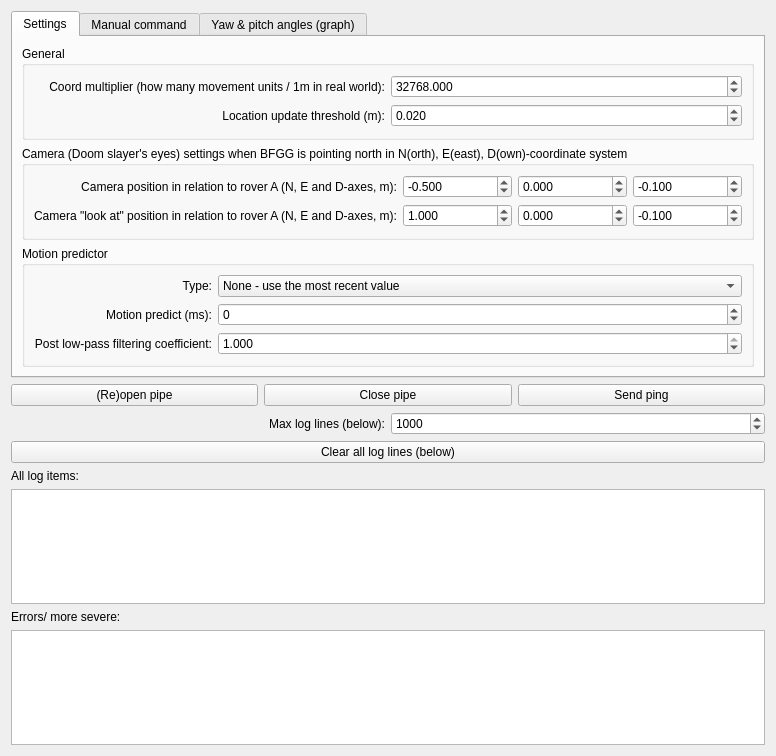
<?xml version="1.0" encoding="UTF-8"?>
<ui version="4.0">
 <class>DoomRunsYouForm</class>
 <widget class="QWidget" name="DoomRunsYouForm">
  <property name="geometry">
   <rect>
    <x>0</x>
    <y>0</y>
    <width>716</width>
    <height>756</height>
   </rect>
  </property>
  <property name="windowTitle">
   <string>Doom runs YOU! (Or &quot;YOU run doom&quot;, whatever...)</string>
  </property>
  <layout class="QVBoxLayout" name="verticalLayout_6">
   <item>
    <widget class="QTabWidget" name="tabWidget_Main">
     <property name="currentIndex">
      <number>0</number>
     </property>
     <widget class="QWidget" name="tab_Settings">
      <attribute name="title">
       <string>Settings</string>
      </attribute>
      <layout class="QVBoxLayout" name="verticalLayout_4">
       <item>
        <widget class="QGroupBox" name="groupBox_Settings_General">
         <property name="title">
          <string>General</string>
         </property>
         <layout class="QVBoxLayout" name="verticalLayout_3">
          <item>
           <layout class="QGridLayout" name="gridLayout_3">
            <item row="0" column="0">
             <widget class="QLabel" name="label_Stylus_Movie_LookAtPosition_2">
              <property name="text">
               <string>Coord multiplier (how many movement units / 1m in real world):</string>
              </property>
              <property name="alignment">
               <set>Qt::AlignRight|Qt::AlignTrailing|Qt::AlignVCenter</set>
              </property>
             </widget>
            </item>
            <item row="0" column="1">
             <widget class="QDoubleSpinBox" name="doubleSpinBox_CoordMultiplier">
              <property name="decimals">
               <number>3</number>
              </property>
              <property name="minimum">
               <double>0.001000000000000</double>
              </property>
              <property name="maximum">
               <double>1000000.000000000000000</double>
              </property>
              <property name="singleStep">
               <double>1.000000000000000</double>
              </property>
              <property name="value">
               <double>32768.000000000000000</double>
              </property>
             </widget>
            </item>
            <item row="1" column="0">
             <widget class="QLabel" name="label_LocationUpdateThreshold">
              <property name="text">
               <string>Location update threshold (m):</string>
              </property>
              <property name="alignment">
               <set>Qt::AlignRight|Qt::AlignTrailing|Qt::AlignVCenter</set>
              </property>
             </widget>
            </item>
            <item row="1" column="1">
             <widget class="QDoubleSpinBox" name="doubleSpinBox_LocationUpdateThreshold">
              <property name="decimals">
               <number>3</number>
              </property>
              <property name="minimum">
               <double>0.000000000000000</double>
              </property>
              <property name="maximum">
               <double>10.000000000000000</double>
              </property>
              <property name="singleStep">
               <double>0.010000000000000</double>
              </property>
              <property name="value">
               <double>0.020000000000000</double>
              </property>
             </widget>
            </item>
           </layout>
          </item>
         </layout>
        </widget>
       </item>
       <item>
        <widget class="QGroupBox" name="groupBox_Settings_Camera">
         <property name="title">
          <string>Camera (Doom slayer's eyes) settings when BFGG is pointing north in N(orth), E(east), D(own)-coordinate system</string>
         </property>
         <layout class="QVBoxLayout" name="verticalLayout">
          <item>
           <layout class="QGridLayout" name="gridLayout">
            <item row="0" column="0">
             <widget class="QLabel" name="label_Stylus_Movie_CameraPosition">
              <property name="text">
               <string>Camera position in relation to rover A (N, E and D-axes, m):</string>
              </property>
              <property name="alignment">
               <set>Qt::AlignRight|Qt::AlignTrailing|Qt::AlignVCenter</set>
              </property>
             </widget>
            </item>
            <item row="0" column="1">
             <widget class="QDoubleSpinBox" name="doubleSpinBox_BFGG_Camera_N">
              <property name="decimals">
               <number>3</number>
              </property>
              <property name="minimum">
               <double>-10000.000000000000000</double>
              </property>
              <property name="maximum">
               <double>10000.000000000000000</double>
              </property>
              <property name="singleStep">
               <double>0.010000000000000</double>
              </property>
              <property name="value">
               <double>-0.500000000000000</double>
              </property>
             </widget>
            </item>
            <item row="0" column="2">
             <widget class="QDoubleSpinBox" name="doubleSpinBox_BFGG_Camera_E">
              <property name="decimals">
               <number>3</number>
              </property>
              <property name="minimum">
               <double>-10000.000000000000000</double>
              </property>
              <property name="maximum">
               <double>10000.000000000000000</double>
              </property>
              <property name="singleStep">
               <double>0.010000000000000</double>
              </property>
              <property name="value">
               <double>0.000000000000000</double>
              </property>
             </widget>
            </item>
            <item row="0" column="3">
             <widget class="QDoubleSpinBox" name="doubleSpinBox_BFGG_Camera_D">
              <property name="decimals">
               <number>3</number>
              </property>
              <property name="minimum">
               <double>-10000.000000000000000</double>
              </property>
              <property name="maximum">
               <double>10000.000000000000000</double>
              </property>
              <property name="singleStep">
               <double>0.010000000000000</double>
              </property>
              <property name="value">
               <double>-0.100000000000000</double>
              </property>
             </widget>
            </item>
            <item row="1" column="0">
             <widget class="QLabel" name="label_Stylus_Movie_LookAtPosition">
              <property name="text">
               <string>Camera &quot;look at&quot; position in relation to rover A (N, E and D-axes, m):</string>
              </property>
              <property name="alignment">
               <set>Qt::AlignRight|Qt::AlignTrailing|Qt::AlignVCenter</set>
              </property>
             </widget>
            </item>
            <item row="1" column="1">
             <widget class="QDoubleSpinBox" name="doubleSpinBox_BFGG_LookAt_N">
              <property name="decimals">
               <number>3</number>
              </property>
              <property name="minimum">
               <double>-10000.000000000000000</double>
              </property>
              <property name="maximum">
               <double>10000.000000000000000</double>
              </property>
              <property name="singleStep">
               <double>0.010000000000000</double>
              </property>
              <property name="value">
               <double>1.000000000000000</double>
              </property>
             </widget>
            </item>
            <item row="1" column="2">
             <widget class="QDoubleSpinBox" name="doubleSpinBox_BFGG_LookAt_E">
              <property name="decimals">
               <number>3</number>
              </property>
              <property name="minimum">
               <double>-10000.000000000000000</double>
              </property>
              <property name="maximum">
               <double>10000.000000000000000</double>
              </property>
              <property name="singleStep">
               <double>0.010000000000000</double>
              </property>
              <property name="value">
               <double>0.000000000000000</double>
              </property>
             </widget>
            </item>
            <item row="1" column="3">
             <widget class="QDoubleSpinBox" name="doubleSpinBox_BFGG_LookAt_D">
              <property name="decimals">
               <number>3</number>
              </property>
              <property name="minimum">
               <double>-10000.000000000000000</double>
              </property>
              <property name="maximum">
               <double>10000.000000000000000</double>
              </property>
              <property name="singleStep">
               <double>0.010000000000000</double>
              </property>
              <property name="value">
               <double>-0.100000000000000</double>
              </property>
             </widget>
            </item>
           </layout>
          </item>
         </layout>
        </widget>
       </item>
       <item>
        <widget class="QGroupBox" name="groupBox_Settings_MotionPredictor">
         <property name="title">
          <string>Motion predictor</string>
         </property>
         <layout class="QVBoxLayout" name="verticalLayout_2">
          <item>
           <layout class="QGridLayout" name="gridLayout_2">
            <item row="0" column="0">
             <widget class="QLabel" name="label_Settings_MotionPredictor_Type">
              <property name="text">
               <string>Type:</string>
              </property>
              <property name="textFormat">
               <enum>Qt::PlainText</enum>
              </property>
              <property name="alignment">
               <set>Qt::AlignRight|Qt::AlignTrailing|Qt::AlignVCenter</set>
              </property>
             </widget>
            </item>
            <item row="0" column="1">
             <widget class="QComboBox" name="comboBox_MotionPredictorType">
              <property name="currentIndex">
               <number>0</number>
              </property>
              <item>
               <property name="text">
                <string>None - use the most recent value</string>
               </property>
              </item>
              <item>
               <property name="text">
                <string>None - use the most recent or linearly interpolated value (when using negative time values)</string>
               </property>
              </item>
              <item>
               <property name="text">
                <string>Linear extrapolation (constant changing speed estimated using the last two measurements)</string>
               </property>
              </item>
              <item>
               <property name="text">
                <string>Constant acceleration estimated using the last three measurements</string>
               </property>
              </item>
             </widget>
            </item>
            <item row="1" column="0">
             <widget class="QLabel" name="label_MaxLines_2">
              <property name="text">
               <string>Motion predict (ms):</string>
              </property>
              <property name="alignment">
               <set>Qt::AlignRight|Qt::AlignTrailing|Qt::AlignVCenter</set>
              </property>
             </widget>
            </item>
            <item row="1" column="1">
             <widget class="QSpinBox" name="spinBox_MotionPredictTime">
              <property name="minimum">
               <number>-1000</number>
              </property>
              <property name="maximum">
               <number>1000</number>
              </property>
              <property name="singleStep">
               <number>10</number>
              </property>
              <property name="value">
               <number>0</number>
              </property>
             </widget>
            </item>
            <item row="2" column="0">
             <widget class="QLabel" name="label_PostLPFilteringCoefficient">
              <property name="text">
               <string>Post low-pass filtering coefficient:</string>
              </property>
              <property name="alignment">
               <set>Qt::AlignRight|Qt::AlignTrailing|Qt::AlignVCenter</set>
              </property>
             </widget>
            </item>
            <item row="2" column="1">
             <widget class="QDoubleSpinBox" name="doubleSpinBox_PostLPFilteringCoefficient">
              <property name="decimals">
               <number>3</number>
              </property>
              <property name="minimum">
               <double>0.001000000000000</double>
              </property>
              <property name="maximum">
               <double>1.000000000000000</double>
              </property>
              <property name="singleStep">
               <double>1.000000000000000</double>
              </property>
              <property name="value">
               <double>1.000000000000000</double>
              </property>
             </widget>
            </item>
           </layout>
          </item>
         </layout>
        </widget>
       </item>
      </layout>
     </widget>
     <widget class="QWidget" name="tab__ManualCommand">
      <attribute name="title">
       <string>Manual command</string>
      </attribute>
      <widget class="QWidget" name="layoutWidget">
       <property name="geometry">
        <rect>
         <x>10</x>
         <y>10</y>
         <width>171</width>
         <height>100</height>
        </rect>
       </property>
       <layout class="QGridLayout" name="gridLayout_ManualCommandValues" columnstretch="0,1">
        <item row="0" column="0">
         <widget class="QLabel" name="label">
          <property name="text">
           <string>Forward:</string>
          </property>
          <property name="alignment">
           <set>Qt::AlignRight|Qt::AlignTrailing|Qt::AlignVCenter</set>
          </property>
         </widget>
        </item>
        <item row="0" column="1">
         <widget class="QSpinBox" name="spinBox_Forward">
          <property name="minimum">
           <number>-999999999</number>
          </property>
          <property name="maximum">
           <number>999999999</number>
          </property>
         </widget>
        </item>
        <item row="1" column="0">
         <widget class="QLabel" name="label_2">
          <property name="text">
           <string>Side:</string>
          </property>
          <property name="alignment">
           <set>Qt::AlignRight|Qt::AlignTrailing|Qt::AlignVCenter</set>
          </property>
         </widget>
        </item>
        <item row="1" column="1">
         <widget class="QSpinBox" name="spinBox_Side">
          <property name="minimum">
           <number>-999999999</number>
          </property>
          <property name="maximum">
           <number>999999999</number>
          </property>
         </widget>
        </item>
        <item row="2" column="0">
         <widget class="QLabel" name="label_3">
          <property name="text">
           <string>Pitch:</string>
          </property>
          <property name="alignment">
           <set>Qt::AlignRight|Qt::AlignTrailing|Qt::AlignVCenter</set>
          </property>
         </widget>
        </item>
        <item row="2" column="1">
         <widget class="QSpinBox" name="spinBox_Pitch">
          <property name="minimum">
           <number>-999999999</number>
          </property>
          <property name="maximum">
           <number>999999999</number>
          </property>
         </widget>
        </item>
        <item row="3" column="0">
         <widget class="QLabel" name="label_4">
          <property name="text">
           <string>Yaw:</string>
          </property>
          <property name="alignment">
           <set>Qt::AlignRight|Qt::AlignTrailing|Qt::AlignVCenter</set>
          </property>
         </widget>
        </item>
        <item row="3" column="1">
         <widget class="QSpinBox" name="spinBox_Yaw">
          <property name="minimum">
           <number>-999999999</number>
          </property>
          <property name="maximum">
           <number>999999999</number>
          </property>
         </widget>
        </item>
       </layout>
      </widget>
      <widget class="QPushButton" name="pushButton_SendManualCommand">
       <property name="geometry">
        <rect>
         <x>10</x>
         <y>120</y>
         <width>121</width>
         <height>23</height>
        </rect>
       </property>
       <property name="text">
        <string>Send</string>
       </property>
      </widget>
     </widget>
     <widget class="QWidget" name="tab_YawPitchAngles">
      <attribute name="title">
       <string>Yaw &amp;&amp; pitch angles (graph)</string>
      </attribute>
      <layout class="QVBoxLayout" name="verticalLayout_5">
       <item>
        <widget class="QChartView" name="chartView_MotionEstimator"/>
       </item>
      </layout>
     </widget>
    </widget>
   </item>
   <item>
    <layout class="QHBoxLayout" name="horizontalLayout">
     <item>
      <widget class="QPushButton" name="pushButton_ReOpenPipe">
       <property name="text">
        <string>(Re)open pipe</string>
       </property>
      </widget>
     </item>
     <item>
      <widget class="QPushButton" name="pushButton_ClosePipe">
       <property name="text">
        <string>Close pipe</string>
       </property>
      </widget>
     </item>
     <item>
      <widget class="QPushButton" name="pushButton_Ping">
       <property name="text">
        <string>Send ping</string>
       </property>
      </widget>
     </item>
    </layout>
   </item>
   <item>
    <layout class="QVBoxLayout" name="verticalLayout_CenterControls">
     <item>
      <layout class="QHBoxLayout" name="horizontalLayout_MaxLines">
       <item>
        <widget class="QLabel" name="label_MaxLines">
         <property name="text">
          <string>Max log lines (below):</string>
         </property>
         <property name="alignment">
          <set>Qt::AlignRight|Qt::AlignTrailing|Qt::AlignVCenter</set>
         </property>
        </widget>
       </item>
       <item>
        <widget class="QSpinBox" name="spinBox_MaxLogLines">
         <property name="minimum">
          <number>10</number>
         </property>
         <property name="maximum">
          <number>10000</number>
         </property>
         <property name="singleStep">
          <number>10</number>
         </property>
         <property name="value">
          <number>1000</number>
         </property>
        </widget>
       </item>
      </layout>
     </item>
     <item>
      <widget class="QPushButton" name="pushButton_ClearAll">
       <property name="text">
        <string>Clear all log lines (below)</string>
       </property>
      </widget>
     </item>
    </layout>
   </item>
   <item>
    <widget class="QLabel" name="label_5">
     <property name="text">
      <string>All log items:</string>
     </property>
    </widget>
   </item>
   <item>
    <widget class="QPlainTextEdit" name="plainTextEdit_Log"/>
   </item>
   <item>
    <widget class="QLabel" name="label_6">
     <property name="text">
      <string>Errors/ more severe:</string>
     </property>
    </widget>
   </item>
   <item>
    <widget class="QPlainTextEdit" name="plainTextEdit_Log_Severe"/>
   </item>
  </layout>
 </widget>
 <customwidgets>
  <customwidget>
   <class>QChartView</class>
   <extends>QGraphicsView</extends>
   <header location="global">QtCharts</header>
  </customwidget>
 </customwidgets>
 <resources/>
 <connections/>
</ui>
